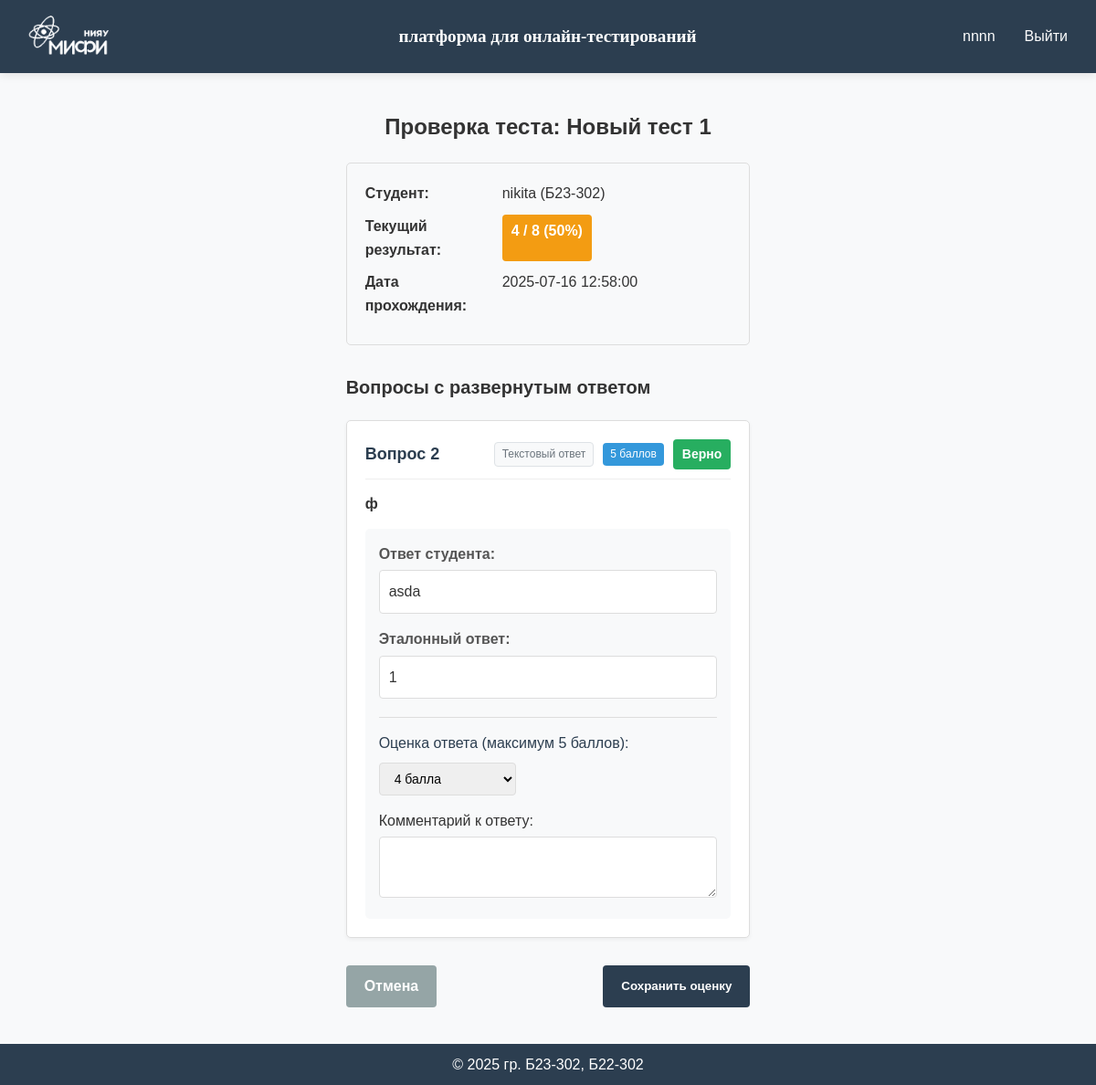
Screenshot of /grade-result/9 (signed in) with the database file from the repository.
### app/models.py (models this page shows, shortened)
class User(db.Model, UserMixin):
    id = db.Column(db.Integer, primary_key=True)
    username = db.Column(db.String(80), unique=True, nullable=False)
    password_hash = db.Column(db.String(128), nullable=False)
    role = db.Column(db.String(20), nullable=False, default='user')
    group = db.Column(db.String(7), default="")

### app/creating_tests/routes.py (the view, shortened to what this page needs)
@creating_tests_bp.route('/grade-result/<int:result_id>', methods=['GET', 'POST'])
@login_required
@admin_required
def grade_result(result_id):
    result = TestResult.query.get_or_404(result_id)
    test = Test.query.get_or_404(result.test_id)
    if test.test_author != current_user.username:
        flash('У вас нет доступа к этому результату теста.', 'danger')
        return redirect(url_for('creating_tests.my_tests'))
    student = User.query.get(result.student_id)
    test_info = json.loads(test.test_info)
    result_data = json.loads(result.test_result)
    has_text_questions = any(q.get('type') == 'text' for q in result_data.get('questions', []))
    if not has_text_questions:
        flash('В этом тесте нет вопросов с развернутым ответом для проверки.', 'info')
        return redirect(url_for('creating_tests.test_results', test_id=test.id))
    return render_template('creating_tests/grade_result.html',
                          result_id=result_id,
                          test_id=test.id,
                          test_name=test_info.get('name', 'Без названия'),
                          student=student,
                          result=result_data)

### app/creating_tests/routes.py (called while the page is built)
def admin_required(f):
    @wraps(f)
    def decorated_function(*args, **kwargs):
        if not current_user.is_authenticated or current_user.role != 'admin':
            flash('У вас нет доступа к этой странице. Требуются права администратора.', 'danger')
            return redirect(url_for('main.index'))
        return f(*args, **kwargs)
    return decorated_function

### app/models.py (called while the page is built)
@login_manager.user_loader
def load_user(user_id):
    return User.query.get(int(user_id))

### app/templates/creating_tests/grade_result.html (shortened to what this page needs)
{% extends "base.html" %}
{% block content %}
<div class="grade-result-container">
    <h1 class="page-title">Проверка теста: {{ test_name }}</h1>
    <div class="result-summary">
        <div class="summary-item">
            <span class="label">Студент:</span>
            <span class="value">{{ student.username }} ({{ student.group }})</span>
        </div>
        <div class="summary-item">
            <span class="label">Текущий результат:</span>
            <span class="value score {% if result.percentage >= 70 %}good-score{% elif result.percentage >= 40 %}average-score{% else %}poor-score{% endif %}">
                {{ result.score }} / {{ result.total }} ({{ result.percentage }}%)
            </span>
        </div>
        <div class="summary-item">
            <span class="label">Дата прохождения:</span>
            <span class="value">{{ result.completed_at }}</span>
        </div>
    </div>
    <form method="POST" action="{{ url_for('creating_tests.grade_result', result_id=result_id) }}">
        <h2 class="section-title">Вопросы с развернутым ответом</h2>
        <div class="questions-list">
            {% for question in result.questions %}
                {% if question.type == 'text' %}
                    <div class="question-card">
                        <div class="question-header">
                            <h3>Вопрос {{ loop.index }}</h3>
                            <div class="question-status">
                                <span class="question-type-badge">Текстовый ответ</span>
                                <span class="points-badge">{{ question.points }} балл{% if question.points > 1 %}{% if question.points < 5 %}а{% else %}ов{% endif %}{% endif %}</span>
                                <span class="result-badge {% if question.is_correct %}correct{% else %}wrong{% endif %}">
                                    {% if question.is_correct %}Верно{% else %}Неверно{% endif %}
                                </span>
                            </div>
                        </div>
                        <div class="question-text">
                            {{ question.question }}
                        </div>
                        <div class="answer-detail">
                            <div class="answer-item">
                                <span class="answer-label">Ответ студента:</span>
                                <div class="answer-value">
                                    {{ question.user_answer or '<Нет ответа>' }}
                                </div>
                            </div>
                            <div class="answer-item">
                                <span class="answer-label">Эталонный ответ:</span>
                                <div class="answer-value">
                                    {{ question.correct_answer }}
                                </div>
                            </div>
                            <div class="grading-controls">
                                <div class="grade-options">
                                    <div class="form-group">
                                        <label>Оценка ответа (максимум {{ question.points }} балл{% if question.points > 1 %}{% if question.points < 5 %}а{% else %}ов{% endif %}{% endif %}):</label>
                                        <div class="points-select-container">
                                            <select name="question_{{ loop.index0 }}_points" class="points-select">
                                                {% for i in range(question.points + 1) %}
                                                    <option value="{{ i }}"
                                                        {% if question.awarded_points is defined and i == question.awarded_points %}
                                                            selected
                                                        {% elif question.is_correct and i == question.points and question.awarded_points is not defined %}
                                                            selected
                                                        {% elif not question.is_correct and i == 0 and question.awarded_points is not defined %}
                                                            selected
                                                        {% endif %}>
                                                        {{ i }} балл{% if i > 1 %}{% if i < 5 %}а{% else %}ов{% endif %}{% endif %}
                                                    </option>
                                                {% endfor %}
                                            </select>
                                        </div>
                                    </div>
                                </div>
                                <div class="feedback-section">
                                    <label for="question_{{ loop.index0 }}_feedback">Комментарий к ответу:</label>
                                    <textarea name="question_{{ loop.index0 }}_feedback" id="question_{{ loop.index0 }}_feedback"
                                              rows="3" class="feedback-input">{{ question.feedback|default('') }}</textarea>
                                </div>
                            </div>
                        </div>
                    </div>
                {% endif %}
            {% endfor %}
        </div>
        <div class="form-actions">
            <a href="{{ url_for('creating_tests.test_results', test_id=test_id) }}" class="btn btn-secondary">Отмена</a>
            <button type="submit" class="btn btn-primary">Сохранить оценку</button>
        </div>
    </form>
</div>
{% endblock %}

### app/templates/base.html (shortened to what this page needs)
<!DOCTYPE html>
<html lang="ru">
<head>
    <link rel="stylesheet" href="{{ url_for('static', filename='css/style.css') }}">
</head>
<body>
    <div class="page-wrapper">
        <header class="header">
            <div class="container">
                <img src="{{ url_for('static', filename='images/logo-mini-without (1).png') }}" class="mephi"/>
                <a href="{{ url_for('main.index') }}" class="logo">платформа для онлайн-тестирований</a>
                <nav class="nav">
                    {% if current_user.is_authenticated %}
                        <span class="username">{{ current_user.username }}</span>
                        <a href="{{ url_for('auth.logout') }}" class="nav-link">Выйти</a>
                    {% else %}
                        <a href="{{ url_for('auth.login') }}" class="nav-link">Войти</a>
                        <a href="{{ url_for('auth.register') }}" class="btn btn-primary">Зарегистрироваться</a>
                    {% endif %}
                </nav>
            </div>
        </header>
        <main class="main-content">
            <div class="container">
                {% block content %}{% endblock %}
            </div>
        </main>
        <footer class="footer">
            <div class="container">
                <p>&copy; 2025 гр. Б23-302, Б22-302</p>
            </div>
        </footer>
    </div>
</body>
</html>

### app/static/css/style.css (style rules this page uses)
:root { --primary-color: #4a6bff; --secondary-color: #6c757d; --success-color: #28a745; --danger-color: #dc3545; --light-color: #f8f9fa; --dark-color: #2c3e50; --text-color: #333; --border-radius: 4px; --box-shadow: 0 2px 10px rgba(0, 0, 0, 0.1); --transition: all 0.3s ease; }
* { margin: 0; padding: 0; box-sizing: border-box; }
html, body { height: 100%; }
body { font-family: Helvetica; line-height: 1.6; color: var(--text-color); background-color: var(--light-color); display: flex; flex-direction: column; }
.page-wrapper { display: flex; flex-direction: column; min-height: 100vh; }
.header { background-color: var(--dark-color); color: white; padding: 10px 0; box-shadow: var(--box-shadow); position: sticky; top: 0; z-index: 100; }
.header .container { display: flex; justify-content: space-between; align-items: center; max-width: 1200px; margin: 0 auto; padding: 0 15px; }
.mephi { height: 60px; width: auto; }
.logo { color: white; font-size: 1.2rem; font-weight: bold; font-family: Verdana; text-decoration: none; margin-left: 10px; }
.nav { display: flex; align-items: center; gap: 1rem; }
.nav-link, .btn { color: white; text-decoration: none; padding: 0.5rem 1rem; border-radius: var(--border-radius); transition: var(--transition); }
.btn-primary { background-color: var(--primary-color); }
.main-content { flex: 1; display: flex; justify-content: center; align-items: center; padding: 20px; }
.form-group { display: flex; flex-direction: column; gap: 0.5rem; }
.form-group label { font-weight: 500; color: var(--dark-color); }
.footer { background-color: var(--dark-color); color: white; padding: 10px 0; text-align: center; }
.footer .container { max-width: 1200px; margin: 0 auto; padding: 0 15px; }

### rows the page displays
User: username "nnnn"
User: username "nikita", group "Б23-302"

### other values shown
{{ test_name }} "Новый тест 1"
{{ result.score }} "4"
{{ result.total }} "8"
{{ result.percentage }} "50"
{{ result.completed_at }} "2025-07-16 12:58:00"
{{ question.points }} "5"
{{ question.question }} "ф"
{{ question.user_answer or '<Нет ответа>' }} "asda"
{{ question.correct_answer }} "1"
form field value "4 балла"
